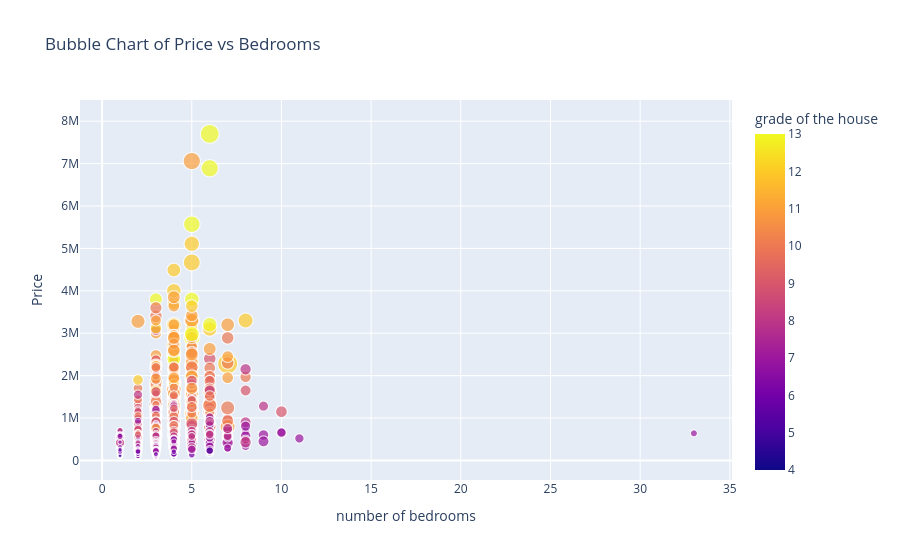

The notebook cell this image was saved under:
### Markdown cell above
#### We observed that houses with 3.5 floors have the highest average prices, contributing the largest share (35.3%) to the total, while 1-floor houses have the lowest average prices (12.8%).

### Code cell
#To analyze how house price varies with the number of bedrooms, house grade, and living area.
fig = px.scatter(df,x='number of bedrooms',y='Price',
                 size='living area',      # Bubble size
                  color='grade of the house',  #  color by category       
                 title='Bubble Chart of Price vs Bedrooms')
fig.show()

### Figure 1 — Plotly figure (JSON) as saved in the notebook; plotly's stock layout.template omitted (floating-point values rounded to 4 significant figures; data arrays with more than 128 entries replaced by an {"elided": "..."} marker saying what was removed)
{"data": [{"hovertemplate": "number of bedrooms=%{x}<br>Price=%{y}<br>living area=%{marker.size}<br>grade of the house=%{marker.color}<extra></extra>", "legendgroup": "", "marker": {"color": {"elided": "14619 int values"}, "coloraxis": "coloraxis", "size": {"elided": "14619 int values"}, "sizemode": "area", "sizeref": 33.85, "symbol": "circle"}, "mode": "markers", "name": "", "showlegend": false, "type": "scattergl", "x": {"elided": "14619 int values"}, "xaxis": "x", "y": {"elided": "14619 int values"}, "yaxis": "y"}], "layout": {"autosize": true, "coloraxis": {"colorbar": {"title": {"text": "grade of the house"}}, "colorscale": [[0, "#0d0887"], [0.1111, "#46039f"], [0.2222, "#7201a8"], [0.3333, "#9c179e"], [0.4444, "#bd3786"], [0.5556, "#d8576b"], [0.6667, "#ed7953"], [0.7778, "#fb9f3a"], [0.8889, "#fdca26"], [1, "#f0f921"]]}, "legend": {"itemsizing": "constant", "tracegroupgap": 0}, "title": {"text": "Bubble Chart of Price vs Bedrooms"}, "xaxis": {"anchor": "y", "autorange": true, "domain": [0, 1], "range": [-1.129, 35.04], "title": {"text": "number of bedrooms"}, "type": "linear"}, "yaxis": {"anchor": "x", "autorange": true, "domain": [0, 1], "range": [-630500.0, 8976000.0], "title": {"text": "Price"}, "type": "linear"}}}
